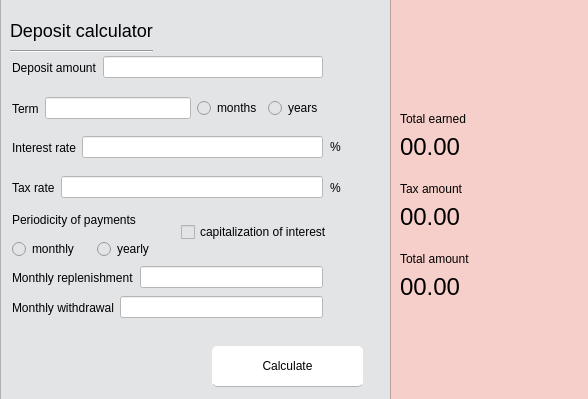
<?xml version="1.0" encoding="UTF-8"?>
<ui version="4.0">
 <class>deposit</class>
 <widget class="QDialog" name="deposit">
  <property name="geometry">
   <rect>
    <x>0</x>
    <y>0</y>
    <width>588</width>
    <height>399</height>
   </rect>
  </property>
  <property name="windowTitle">
   <string>Dialog</string>
  </property>
  <widget class="QFrame" name="input_frame">
   <property name="geometry">
    <rect>
     <x>0</x>
     <y>-10</y>
     <width>391</width>
     <height>471</height>
    </rect>
   </property>
   <property name="styleSheet">
    <string notr="true">background-color: #E2E4E6;
color: black;

</string>
   </property>
   <property name="frameShape">
    <enum>QFrame::StyledPanel</enum>
   </property>
   <property name="frameShadow">
    <enum>QFrame::Raised</enum>
   </property>
   <widget class="QLabel" name="label">
    <property name="geometry">
     <rect>
      <x>10</x>
      <y>20</y>
      <width>161</width>
      <height>41</height>
     </rect>
    </property>
    <property name="styleSheet">
     <string notr="true">font-size: 18px;</string>
    </property>
    <property name="text">
     <string>Deposit calculator</string>
    </property>
   </widget>
   <widget class="Line" name="line">
    <property name="geometry">
     <rect>
      <x>10</x>
      <y>60</y>
      <width>143</width>
      <height>3</height>
     </rect>
    </property>
    <property name="orientation">
     <enum>Qt::Horizontal</enum>
    </property>
   </widget>
   <widget class="QPushButton" name="calc_btn">
    <property name="geometry">
     <rect>
      <x>212</x>
      <y>356</y>
      <width>151</width>
      <height>41</height>
     </rect>
    </property>
    <property name="styleSheet">
     <string notr="true">QPushButton {
color: #000;
border-bottom: 1px solid #b5b5b5;
border-radius:  5px;
background-color: #fff;
}

QPushButton::pressed {
background-color: grey;
}</string>
    </property>
    <property name="text">
     <string>Calculate</string>
    </property>
   </widget>
   <widget class="QLabel" name="label_13">
    <property name="geometry">
     <rect>
      <x>330</x>
      <y>149</y>
      <width>16</width>
      <height>16</height>
     </rect>
    </property>
    <property name="text">
     <string>%</string>
    </property>
   </widget>
   <widget class="QLabel" name="label_14">
    <property name="geometry">
     <rect>
      <x>330</x>
      <y>190</y>
      <width>16</width>
      <height>16</height>
     </rect>
    </property>
    <property name="text">
     <string>%</string>
    </property>
   </widget>
   <widget class="QWidget" name="layoutWidget">
    <property name="geometry">
     <rect>
      <x>12</x>
      <y>66</y>
      <width>311</width>
      <height>23</height>
     </rect>
    </property>
    <layout class="QHBoxLayout" name="horizontalLayout_2">
     <item>
      <widget class="QLabel" name="label_2">
       <property name="text">
        <string>Deposit amount</string>
       </property>
      </widget>
     </item>
     <item>
      <widget class="QLineEdit" name="deposit_amount_val">
       <property name="styleSheet">
        <string notr="true">background-color: white;</string>
       </property>
      </widget>
     </item>
    </layout>
   </widget>
   <widget class="QWidget" name="layoutWidget">
    <property name="geometry">
     <rect>
      <x>12</x>
      <y>146</y>
      <width>311</width>
      <height>23</height>
     </rect>
    </property>
    <layout class="QHBoxLayout" name="horizontalLayout_4">
     <item>
      <widget class="QLabel" name="label_4">
       <property name="text">
        <string>Interest rate</string>
       </property>
      </widget>
     </item>
     <item>
      <widget class="QLineEdit" name="interest_rate_val">
       <property name="styleSheet">
        <string notr="true">background-color: white;</string>
       </property>
      </widget>
     </item>
    </layout>
   </widget>
   <widget class="QWidget" name="layoutWidget">
    <property name="geometry">
     <rect>
      <x>12</x>
      <y>186</y>
      <width>311</width>
      <height>23</height>
     </rect>
    </property>
    <layout class="QHBoxLayout" name="horizontalLayout_5">
     <item>
      <widget class="QLabel" name="label_5">
       <property name="text">
        <string>Tax rate</string>
       </property>
      </widget>
     </item>
     <item>
      <widget class="QLineEdit" name="tax_rate_val">
       <property name="styleSheet">
        <string notr="true">background-color: white;</string>
       </property>
      </widget>
     </item>
    </layout>
   </widget>
   <widget class="QWidget" name="layoutWidget">
    <property name="geometry">
     <rect>
      <x>12</x>
      <y>216</y>
      <width>331</width>
      <height>53</height>
     </rect>
    </property>
    <layout class="QHBoxLayout" name="horizontalLayout_6">
     <item>
      <layout class="QVBoxLayout" name="verticalLayout">
       <item>
        <widget class="QLabel" name="label_6">
         <property name="text">
          <string>Periodicity of payments</string>
         </property>
        </widget>
       </item>
       <item>
        <layout class="QHBoxLayout" name="horizontalLayout">
         <item>
          <widget class="QRadioButton" name="monthly_btn">
           <property name="text">
            <string>monthly</string>
           </property>
          </widget>
         </item>
         <item>
          <widget class="QRadioButton" name="yearly_btn">
           <property name="text">
            <string>yearly</string>
           </property>
          </widget>
         </item>
        </layout>
       </item>
      </layout>
     </item>
     <item>
      <widget class="QCheckBox" name="is_capital">
       <property name="text">
        <string>capitalization of interest</string>
       </property>
      </widget>
     </item>
    </layout>
   </widget>
   <widget class="QWidget" name="layoutWidget">
    <property name="geometry">
     <rect>
      <x>12</x>
      <y>276</y>
      <width>311</width>
      <height>23</height>
     </rect>
    </property>
    <layout class="QHBoxLayout" name="horizontalLayout_7">
     <item>
      <widget class="QLabel" name="label_7">
       <property name="text">
        <string>Monthly replenishment</string>
       </property>
      </widget>
     </item>
     <item>
      <widget class="QLineEdit" name="replenish_val">
       <property name="styleSheet">
        <string notr="true">background-color: white;</string>
       </property>
      </widget>
     </item>
    </layout>
   </widget>
   <widget class="QWidget" name="layoutWidget">
    <property name="geometry">
     <rect>
      <x>12</x>
      <y>306</y>
      <width>311</width>
      <height>23</height>
     </rect>
    </property>
    <layout class="QHBoxLayout" name="horizontalLayout_8">
     <item>
      <widget class="QLabel" name="label_8">
       <property name="text">
        <string>Monthly withdrawal</string>
       </property>
      </widget>
     </item>
     <item>
      <widget class="QLineEdit" name="withdraw_val">
       <property name="styleSheet">
        <string notr="true">background-color: white;</string>
       </property>
      </widget>
     </item>
    </layout>
   </widget>
   <widget class="QWidget" name="layoutWidget">
    <property name="geometry">
     <rect>
      <x>12</x>
      <y>106</y>
      <width>311</width>
      <height>25</height>
     </rect>
    </property>
    <layout class="QHBoxLayout" name="horizontalLayout_10">
     <item>
      <layout class="QHBoxLayout" name="horizontalLayout_3">
       <item>
        <widget class="QLabel" name="label_3">
         <property name="text">
          <string>Term</string>
         </property>
        </widget>
       </item>
       <item>
        <widget class="QLineEdit" name="term_val">
         <property name="styleSheet">
          <string notr="true">background-color: white;</string>
         </property>
        </widget>
       </item>
      </layout>
     </item>
     <item>
      <layout class="QHBoxLayout" name="horizontalLayout_9">
       <item>
        <widget class="QRadioButton" name="months">
         <property name="text">
          <string>months</string>
         </property>
        </widget>
       </item>
       <item>
        <widget class="QRadioButton" name="years">
         <property name="text">
          <string>years</string>
         </property>
        </widget>
       </item>
      </layout>
     </item>
    </layout>
   </widget>
  </widget>
  <widget class="QFrame" name="output_frame">
   <property name="geometry">
    <rect>
     <x>390</x>
     <y>-10</y>
     <width>201</width>
     <height>471</height>
    </rect>
   </property>
   <property name="styleSheet">
    <string notr="true">background-color: #F7CFCA;
color: black;</string>
   </property>
   <property name="frameShape">
    <enum>QFrame::StyledPanel</enum>
   </property>
   <property name="frameShadow">
    <enum>QFrame::Raised</enum>
   </property>
   <widget class="QWidget" name="layoutWidget_2">
    <property name="geometry">
     <rect>
      <x>10</x>
      <y>120</y>
      <width>171</width>
      <height>51</height>
     </rect>
    </property>
    <layout class="QVBoxLayout" name="earned">
     <item>
      <widget class="QLabel" name="label_9">
       <property name="styleSheet">
        <string notr="true">qproperty-alignment: AlignCenter;</string>
       </property>
       <property name="text">
        <string>Total earned</string>
       </property>
      </widget>
     </item>
     <item>
      <widget class="QLabel" name="earned_val">
       <property name="font">
        <font>
         <family>Arial</family>
         <pointsize>18</pointsize>
        </font>
       </property>
       <property name="styleSheet">
        <string notr="true">QLabel {
qproperty-alignment: AlignCenter;
}</string>
       </property>
       <property name="text">
        <string>00.00</string>
       </property>
      </widget>
     </item>
    </layout>
   </widget>
   <widget class="QWidget" name="layoutWidget_4">
    <property name="geometry">
     <rect>
      <x>10</x>
      <y>190</y>
      <width>171</width>
      <height>51</height>
     </rect>
    </property>
    <layout class="QVBoxLayout" name="tax">
     <item>
      <widget class="QLabel" name="label_11">
       <property name="styleSheet">
        <string notr="true">qproperty-alignment: AlignCenter;</string>
       </property>
       <property name="text">
        <string>Tax amount</string>
       </property>
      </widget>
     </item>
     <item>
      <widget class="QLabel" name="taxed_val">
       <property name="font">
        <font>
         <family>Arial</family>
         <pointsize>18</pointsize>
        </font>
       </property>
       <property name="styleSheet">
        <string notr="true">QLabel {
qproperty-alignment: AlignCenter;
}</string>
       </property>
       <property name="text">
        <string>00.00</string>
       </property>
      </widget>
     </item>
    </layout>
   </widget>
   <widget class="QWidget" name="layoutWidget_5">
    <property name="geometry">
     <rect>
      <x>10</x>
      <y>260</y>
      <width>171</width>
      <height>51</height>
     </rect>
    </property>
    <layout class="QVBoxLayout" name="total">
     <item>
      <widget class="QLabel" name="label_12">
       <property name="styleSheet">
        <string notr="true">qproperty-alignment: AlignCenter;</string>
       </property>
       <property name="text">
        <string>Total amount</string>
       </property>
      </widget>
     </item>
     <item>
      <widget class="QLabel" name="total_val">
       <property name="font">
        <font>
         <family>Arial</family>
         <pointsize>18</pointsize>
        </font>
       </property>
       <property name="styleSheet">
        <string notr="true">QLabel {
qproperty-alignment: AlignCenter;
}</string>
       </property>
       <property name="text">
        <string>00.00</string>
       </property>
      </widget>
     </item>
    </layout>
   </widget>
  </widget>
 </widget>
 <resources/>
 <connections/>
</ui>
